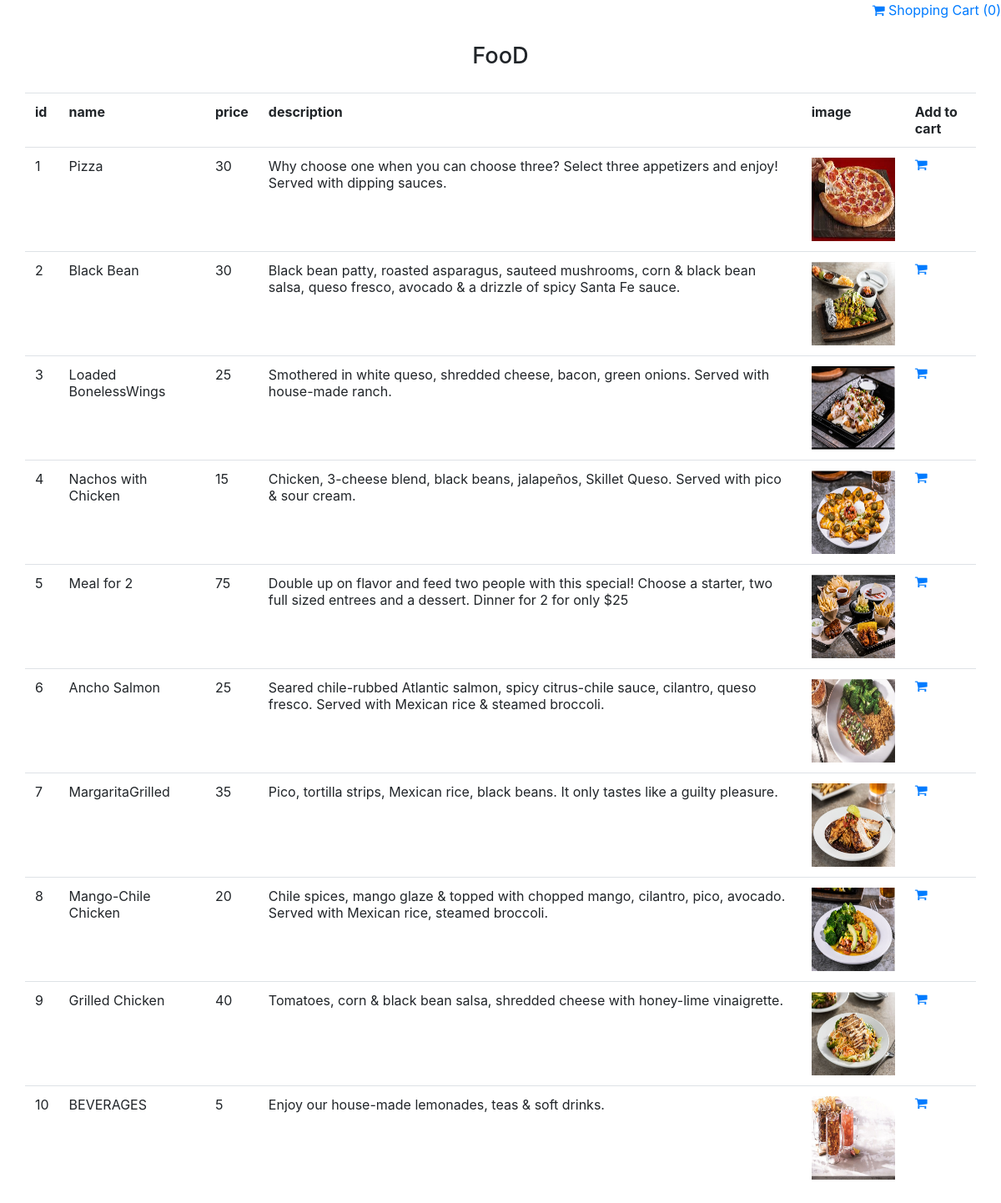
/islem/index.php, run on the app's committed database.
### tables this page shows
CREATE TABLE IF NOT EXISTS `products` (
  `pid` int(8) NOT NULL,
  `Name` varchar(20) NOT NULL,
  `Desription` text NOT NULL,
  `Price` double NOT NULL,
  `File` text NOT NULL,
  PRIMARY KEY (`pid`),
  KEY `pid` (`pid`)
);

### islem/Db.php (called while the page is built, shortened)
<?php
class Db
{
    protected $connection;
    public function __construct($dbhost = 'localhost', $dbuser = 'root', $dbpass = '', $dbname = 'restaurant', $charset = 'utf8')
    {
        try {
            $this->connection = new PDO("mysql:host=$dbhost;dbname=$dbname", $dbuser, $dbpass);
            $this->connection->setAttribute(PDO::ATTR_ERRMODE, PDO::ERRMODE_EXCEPTION);
        }
        catch(PDOException $e)
        {
            echo "Connection failed: " . $e->getMessage();
        }
    }
    public function getProducts() {
        $stmt = $this->connection->prepare("SELECT * FROM products ");
        $stmt->execute();
        $products = $stmt->fetchAll();
        return $products;
    }
    public function getNumberOfProducts() {
        $n = 0;
        return $n;
    }
}

### islem/index.php (the view, shortened to what this page needs)
<?php
require_once 'Db.php';
$connection = new Db();
$products = $connection->getProducts();
$nProductsCart = $connection->getNumberOfProducts();
?>
<div class="row">
    <div class="col-md-12">
        <a href="cart.php" class="shopping-cart-button float-right" data-toggle="shopping-cart-dropdown">
            <i class="fa fa-shopping-cart"></i>
            <span class="text">Shopping Cart (<?= $nProductsCart ?>)</span>
        </a>
    </div>
</div>
<div class="container">
    <h3 class="h3">FooD</h3>
    <div class="row">
         <table class="table">
            <tr>
                <th>id</th>
                <th>name</th>
                <th>price</th>
                <th>description</th>
                <th>image</th>
                <th>Add to cart</th>
            </tr>
        <?php
        foreach ($products as $product) {
                echo "<tr>";
                echo"<td>". $product["pid"]."</td>";
                echo"<td>". $product["Name"]."</td>" ;
                echo"<td>". $product["Price"]."</td>";
                echo"<td>".$product["Desription"]."</td>";
                echo"<td><img src='".$product['File']."' height=\"100\" width=\"100\"></td>";
                echo"<td><a href='index.php?add=".$product["pid"]."' data-tip=\"Add to Cart\"><i class=\"fa fa-shopping-cart\"></i></a></td>";
                ?>
            <?php
                }
            ?>
    </div>
</div>

### islem/css/style.css (style rules this page uses)
h3.h3 { text-align:center;margin:1em;text-transform:capitalize;font-size:1.7em; }

### data on the page
products: pid "1", Name "Pizza", Price "30", Desription "Why choose one when you can choose three? Select three appetizers and enjoy! Served with dipping sauces.", File (picture)
products: pid "2", Name "Black Bean", Price "30", Desription "Black bean patty, roasted asparagus, sauteed mushrooms, corn & black bean salsa, queso fresco, avocado & a drizzle of spicy Santa Fe sauce.", File (picture)
products: pid "3", Name "Loaded BonelessWings", Price "25", Desription "Smothered in white queso, shredded cheese, bacon, green onions. Served with house-made ranch.", File (picture)
products: pid "4", Name "Nachos with Chicken", Price "15", Desription "Chicken, 3-cheese blend, black beans, jalapeños, Skillet Queso. Served with pico & sour cream.", File (picture)
products: pid "5", Name "Meal for 2", Price "75", Desription "Double up on flavor and feed two people with this special! Choose a starter, two full sized entrees and a dessert. Dinner for 2 for only $25", File (picture)
products: pid "6", Name "Ancho Salmon", Price "25", Desription "Seared chile-rubbed Atlantic salmon, spicy citrus-chile sauce, cilantro, queso fresco. Served with Mexican rice & steamed broccoli.", File (picture)
products: pid "7", Name "MargaritaGrilled", Price "35", Desription "Pico, tortilla strips, Mexican rice, black beans. It only tastes like a guilty pleasure.", File (picture)
products: pid "8", Name "Mango-Chile Chicken", Price "20", Desription "Chile spices, mango glaze & topped with chopped mango, cilantro, pico, avocado. Served with Mexican rice, steamed broccoli.", File (picture)
products: pid "9", Name "Grilled Chicken", Price "40", Desription "Tomatoes, corn & black bean salsa, shredded cheese with honey-lime vinaigrette.", File (picture)
products: pid "10", Name "BEVERAGES", Price "5", Desription "Enjoy our house-made lemonades, teas & soft drinks.", File (picture)

### other printed values
$nProductsCart "0"
